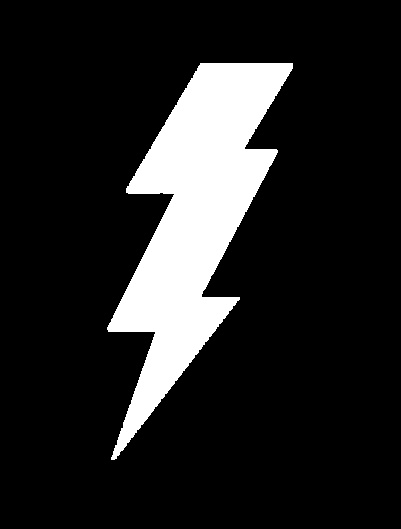
//> input picture samples/black_lightning.jpg, 401 x 529 px
$ ./Topico_40   (built with g++ and OpenCV 4)
//> lines starting //> are read from the running program, lines starting //| are printed output that depends on the picture; after the words box and inside, x2 and y2 are one past the last pixel; in counts of white or black regions, pixels touching at a corner belong together
#include <iostream>
#include <opencv2/highgui.hpp>
#include <opencv2/imgproc.hpp>

using namespace std;
using namespace cv;

int main() {
    Mat img, grayImg, otsuThresholdImg, structuringElement;

    img = imread("../samples/black_lightning.jpg");
//> img is the input picture: 529 rows x 401 cols, CV_8UC3; min 0, max 255, mean 36.5

    cvtColor(img, grayImg, CV_RGB2GRAY);

    GaussianBlur(grayImg, grayImg, Size(3, 3), 1);
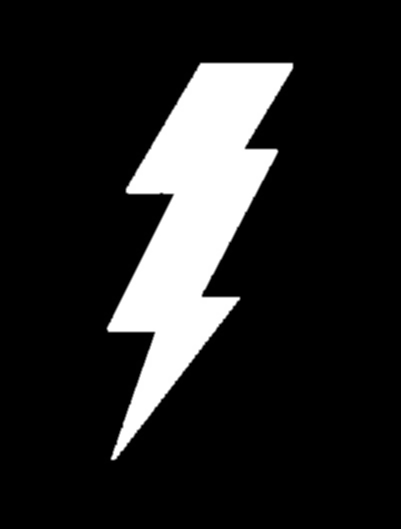
//> grayImg: 529 rows x 401 cols, CV_8UC1; min 0, max 255, mean 36.5

    threshold(grayImg, otsuThresholdImg, 0, 255, THRESH_OTSU);
//> otsuThresholdImg: 529 rows x 401 cols, CV_8UC1; 14.3% white; 1 white region, box (x1, y1, x2, y2) and area: (107, 63, 293, 460) 30375

    structuringElement = getStructuringElement(MORPH_RECT, Size(3, 1), Point(-1, -1));

    imshow("Otsu's threshold image", otsuThresholdImg);

    for (int i = 0; i < 5; ++i) {
        erode(otsuThresholdImg, otsuThresholdImg, structuringElement, Point(-1, -1), i);
        imshow("eroded image with horizontal structuring element", otsuThresholdImg);
    }
//> this loop made 5 passes
//> pass 2, `erode(otsuThresholdImg, otsuThresholdImg, structuringElement, Point(-1..`:
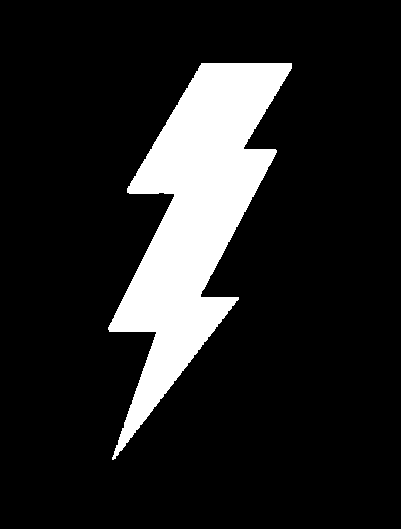
//> otsuThresholdImg: 529 rows x 401 cols, CV_8UC1; 13.9% white; 1 white region, box (x1, y1, x2, y2) and area: (108, 63, 292, 460) 29579
//> pass 3, `erode(otsuThresholdImg, otsuThresholdImg, structuringElement, Point(-1..`:
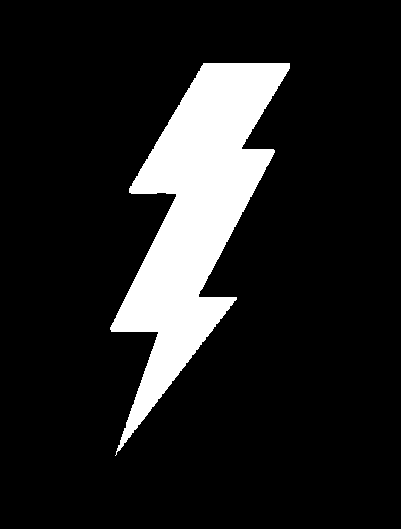
//> otsuThresholdImg: 529 rows x 401 cols, CV_8UC1; 13.2% white; 1 white region, box (x1, y1, x2, y2) and area: (110, 63, 290, 456) 27990
//> after the loop:
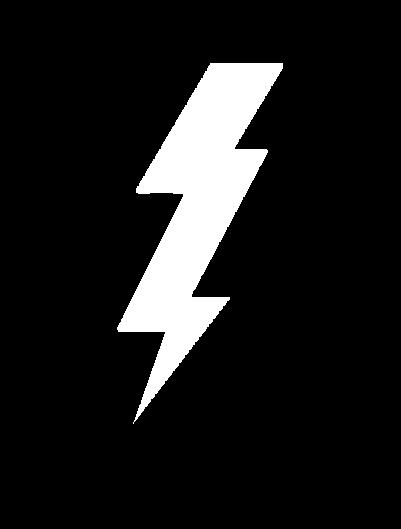
//> otsuThresholdImg: 529 rows x 401 cols, CV_8UC1; 10.7% white; 1 white region, box (x1, y1, x2, y2) and area: (117, 63, 283, 424) 22695

    imwrite("../results/40_black_lightning_eroded_horizontal_element.jpg", otsuThresholdImg);

    waitKey(0);
    return 0;
}
